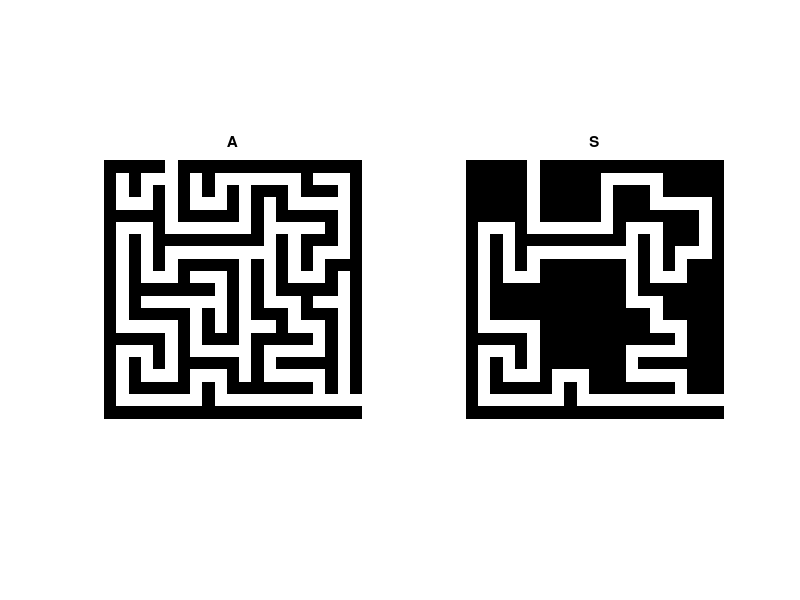
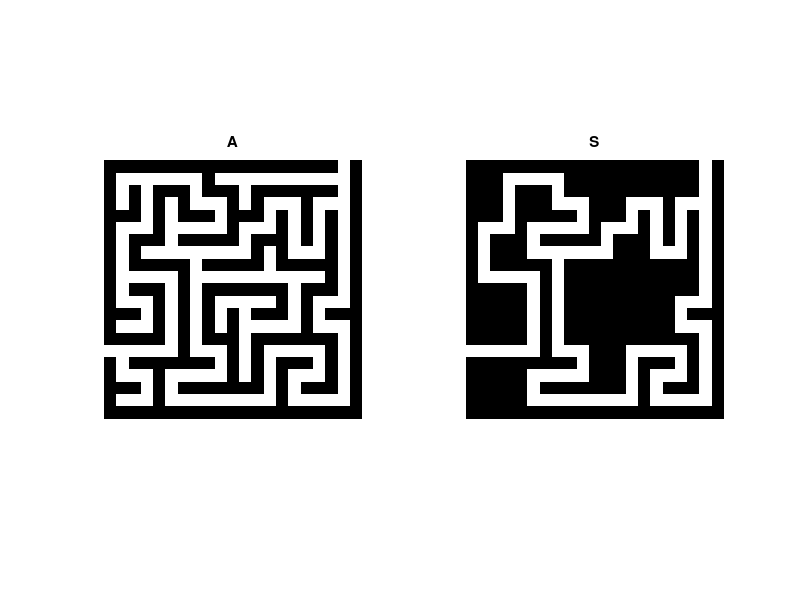
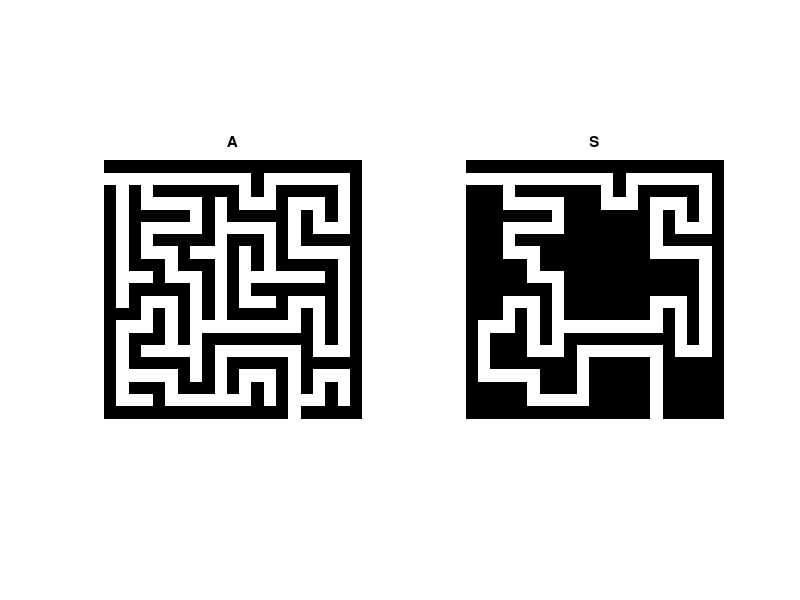
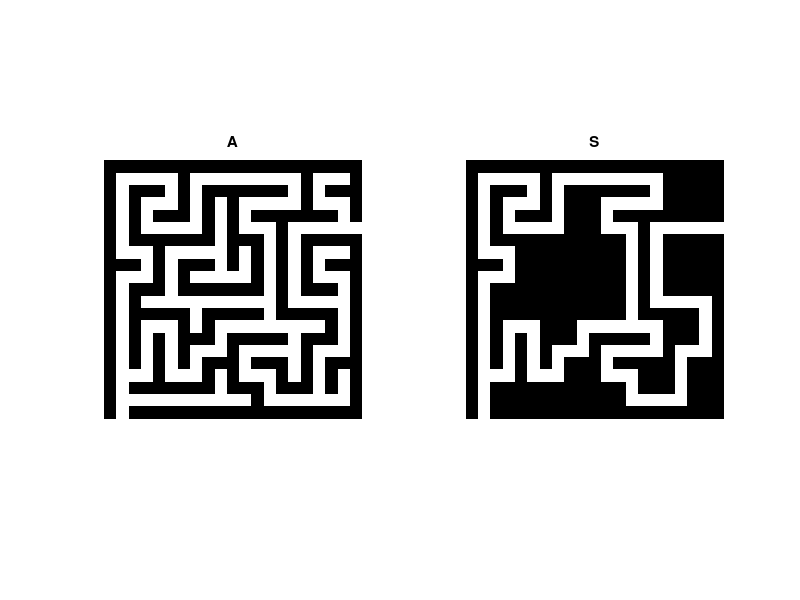

Write MATLAB code to recreate these figures, in order.
%Aula 4
%% TemplateCodeSVPI -------------------------------------------------------
% Name:       Vasco Costa
% Num. Mec:   97746
% Date:       2022/2023
%% Initial configurations
clc % Clear all text from command window
close all % Close all figures previously opened
clear % Clear previous environment variables
%addpath('../lib') % Update yout matlab path (the folder must exist)

list_of_exercises = { %Add, comment or uncomment at will
   'Ex1'
   'Ex2'
   'Ex3'
   'Ex4'
   'Ex5'
   'Ex6'
   'Ex7'
  }; %Defines the exercise to be executed (one or more at a time).
%% Ex1 -------------------------------------------------------------------

exercise = 'Ex1'; % Define the name of the current exercise
if ismember(exercise, list_of_exercises) %... if exer. in list_of_exercises
  disp(['Executing ' exercise ':'])
  clearvars -except list_of_exercises % Delete all previously declared vars
  close all

  cols = 200;
  lins = 200;
  dx = 50;
  dy = 80;
  Z = zeros(cols,lins);
  
  Z(cols/2 - dx/2:cols/2+dx/2 , lins/2-dy/2:lins/2+dy/2) = 1;

  figure(1)
  subplot(1,4,1)
  imshow(Z)
  title('A');
  B = imnoise(Z,'salt & pepper',0.05);
  subplot(1,4,2)
  imshow(B)
  title('B');

  C = filter2(ones(3,3)/9,B);
  subplot(1,4,3)
  imshow(C)
  title('C');
  D = medfilt2(B,[3,3]);
  subplot(1,4,4)
  imshow(D)
  title('D');
end
%% Ex2 -------------------------------------------------------------------

exercise = 'Ex2'; % Define the name of the current exercise
if ismember(exercise, list_of_exercises) %... if exer. in list_of_exercises
  disp(['Executing ' exercise ':'])
  clearvars -except list_of_exercises % Delete all previously declared vars
  close all

  cols = 200;
  lins = 200;
  dx = 50;
  dy = 80;
  Z = zeros(cols,lins);
  rng(0)
  Z(cols/2 - dx/2:cols/2+dx/2 , lins/2-dy/2:lins/2+dy/2) = 1;
  figure(1)
  subplot(1,3,1)
  imshow(Z)
  title('A');
  B = imnoise(Z,'salt & pepper',0.01);
  subplot(1,3,2)
  imshow(B)
  title('B');
  F = [-1 -1 -1; -1 8 -1; -1 -1 -1];
  C = filter2(F,B);
  subplot(1,3,3)
  idx_pos = (C==8);
  idx_neg = (C==-8);
  idx = idx_neg+idx_pos;
  imshow(idx)
  
  number_of_ones = sum(idx(:));
  disp(['Number of points: ', num2str(number_of_ones)])
end
%% Ex3 -------------------------------------------------------------------

exercise = 'Ex3'; % Define the name of the current exercise
if ismember(exercise, list_of_exercises) %... if exer. in list_of_exercises
  disp(['Executing ' exercise ':'])
  clearvars -except list_of_exercises % Delete all previously declared vars
  close all

  cols = 200;
  lins = 200;
  dx = 50;
  dy = 80;
  A = zeros(cols,lins);
  rng(0)
  A(cols/2 - dx/2:cols/2+dx/2 , lins/2-dy/2:lins/2+dy/2) = 1;
  figure(1)
  subplot(1,3,1)
  imshow(A)
  title('A');

  T=imnoise(A,'salt & pepper',0.005);
  F = zeros(3,3,4);
  F(:,:,1) = [1 1 1; 1 -8 1; 1 1 1];
  F(:,:,2) = [1 2 1; 2 -12 2; 1 2 1];
  F(:,:,3) = [-1 1 -1; 1 4 1; -1 1 -1];
  F(:,:,4) = [1 2 3; 4 -100 5; 6 7 8];

  %W = [-8 -12 4 -100];
  %NW = [8 12 0 36];
  W = [F(2,2,1) F(2,2,2) F(2,2,3) F(2,2,4)];
  NW = [sum(sum(F(:,:,1)))-W(1) sum(sum(F(:,:,2)))-W(2) sum(sum(F(:,:,3)))-W(3) sum(sum(F(:,:,4)))-W(4)];
  for n=1:4
      X = filter2(F(:,:,n),T);
      ZW = (X == W(n));
      ZB = (X == NW(n));

      subplot(2,4,n), imshow(ZW) %nnz -> number of nonzero matrix elements
      str = sprintf('Total %d',nnz(ZW));xlabel(str)

      subplot(2,4,4+n), imshow(ZB)
      str = sprintf('Total %d',nnz(ZB));xlabel(str)
      
  end
end
%% Ex4 -------------------------------------------------------------------

exercise = 'Ex4'; % Define the name of the current exercise
if ismember(exercise, list_of_exercises) %... if exer. in list_of_exercises
  disp(['Executing ' exercise ':'])
  clearvars -except list_of_exercises % Delete all previously declared vars
  close all

  A=[
0 0 0 0 0 1 0 0 0 0 0 0 0 0 0 0 0 0 0 0 0
0 1 0 1 1 1 0 1 0 1 1 1 1 1 1 1 0 1 1 1 0
0 1 0 1 0 1 0 1 0 1 0 1 0 0 0 1 0 0 0 1 0
0 1 1 1 0 1 0 1 1 1 0 1 0 1 0 1 1 1 1 1 0
0 0 0 0 0 1 0 0 0 0 0 1 0 1 0 0 0 0 0 1 0
0 1 1 1 0 1 1 1 1 1 1 1 0 1 1 1 1 1 0 1 0
0 1 0 1 0 0 0 0 0 0 0 0 0 1 0 1 0 0 0 1 0
0 1 0 1 0 1 1 1 1 1 1 1 1 1 0 1 0 1 1 1 0
0 1 0 1 0 1 0 0 0 0 0 1 0 1 0 1 0 1 0 0 0
0 1 0 1 1 1 0 1 1 1 0 1 0 1 0 1 1 1 0 1 0
0 1 0 0 0 0 0 0 0 1 0 1 0 1 0 0 0 0 0 1 0
0 1 0 1 1 1 1 1 1 1 0 1 0 1 1 1 0 1 1 1 0
0 1 0 0 0 0 0 1 0 1 0 1 0 0 0 1 0 0 0 1 0
0 1 1 1 1 1 0 1 0 1 0 1 1 1 0 1 1 1 0 1 0
0 0 0 0 0 1 0 1 0 0 0 1 0 0 0 0 0 1 0 1 0
0 1 1 1 0 1 0 1 1 1 1 1 0 1 1 1 1 1 0 1 0
0 1 0 1 0 1 0 0 0 0 0 1 0 1 0 0 0 0 0 1 0
0 1 0 1 1 1 0 1 1 1 0 1 0 1 1 1 1 1 0 1 0
0 1 0 0 0 0 0 1 0 1 0 0 0 0 0 0 0 1 0 1 0
0 1 1 1 1 1 1 1 0 1 1 1 1 1 1 1 1 1 1 1 1
0 0 0 0 0 0 0 0 0 0 0 0 0 0 0 0 0 0 0 0 0
];

subplot(1,3,1)
imshow(A)
title('A')

F = [0 1 0
     1 4 1
     0 1 0];
A2 = filter2(F,A);
subplot(1,3,2)
B = (A2==7);
imshow(B)

subplot(1,3,3)
imshow(A)
hold on
for i=1:length(B)
    for j=1:length(B)
        if(B(j,i))
            plot(i,j,'b*')
        end
    end
end
end
%% Ex5 -------------------------------------------------------------------

exercise = 'Ex5'; % Define the name of the current exercise
if ismember(exercise, list_of_exercises) %... if exer. in list_of_exercises
  disp(['Executing ' exercise ':'])
  clearvars -except list_of_exercises % Delete all previously declared vars
  close all
A=[
0 0 0 0 0 1 0 0 0 0 0 0 0 0 0 0 0 0 0 0 0
0 1 0 1 1 1 0 1 0 1 1 1 1 1 1 1 0 1 1 1 0
0 1 0 1 0 1 0 1 0 1 0 1 0 0 0 1 0 0 0 1 0
0 1 1 1 0 1 0 1 1 1 0 1 0 1 0 1 1 1 1 1 0
0 0 0 0 0 1 0 0 0 0 0 1 0 1 0 0 0 0 0 1 0
0 1 1 1 0 1 1 1 1 1 1 1 0 1 1 1 1 1 0 1 0
0 1 0 1 0 0 0 0 0 0 0 0 0 1 0 1 0 0 0 1 0
0 1 0 1 0 1 1 1 1 1 1 1 1 1 0 1 0 1 1 1 0
0 1 0 1 0 1 0 0 0 0 0 1 0 1 0 1 0 1 0 0 0
0 1 0 1 1 1 0 1 1 1 0 1 0 1 0 1 1 1 0 1 0
0 1 0 0 0 0 0 0 0 1 0 1 0 1 0 0 0 0 0 1 0
0 1 0 1 1 1 1 1 1 1 0 1 0 1 1 1 0 1 1 1 0
0 1 0 0 0 0 0 1 0 1 0 1 0 0 0 1 0 0 0 1 0
0 1 1 1 1 1 0 1 0 1 0 1 1 1 0 1 1 1 0 1 0
0 0 0 0 0 1 0 1 0 0 0 1 0 0 0 0 0 1 0 1 0
0 1 1 1 0 1 0 1 1 1 1 1 0 1 1 1 1 1 0 1 0
0 1 0 1 0 1 0 0 0 0 0 1 0 1 0 0 0 0 0 1 0
0 1 0 1 1 1 0 1 1 1 0 1 0 1 1 1 1 1 0 1 0
0 1 0 0 0 0 0 1 0 1 0 0 0 0 0 0 0 1 0 1 0
0 1 1 1 1 1 1 1 0 1 1 1 1 1 1 1 1 1 1 1 1
0 0 0 0 0 0 0 0 0 0 0 0 0 0 0 0 0 0 0 0 0
];


end
%% Ex6 -------------------------------------------------------------------

% e possivel usar outros filtros e caso se usasse
% F = [0 1 0; 1 1 1; 0 1 0] dava para ambos os casos em que se teria 
% que alterar o valor a visualizar
exercise = 'Ex6'; % Define the name of the current exercise
if ismember(exercise, list_of_exercises) %... if exer. in list_of_exercises
  disp(['Executing ' exercise ':'])
  clearvars -except list_of_exercises % Delete all previously declared vars
  close all

  A=[
0 0 0 0 0 1 0 0 0 0 0 0 0 0 0 0 0 0 0 0 0
0 1 0 1 1 1 0 1 0 1 1 1 1 1 1 1 0 1 1 1 0
0 1 0 1 0 1 0 1 0 1 0 1 0 0 0 1 0 0 0 1 0
0 1 1 1 0 1 0 1 1 1 0 1 0 1 0 1 1 1 1 1 0
0 0 0 0 0 1 0 0 0 0 0 1 0 1 0 0 0 0 0 1 0
0 1 1 1 0 1 1 1 1 1 1 1 0 1 1 1 1 1 0 1 0
0 1 0 1 0 0 0 0 0 0 0 0 0 1 0 1 0 0 0 1 0
0 1 0 1 0 1 1 1 1 1 1 1 1 1 0 1 0 1 1 1 0
0 1 0 1 0 1 0 0 0 0 0 1 0 1 0 1 0 1 0 0 0
0 1 0 1 1 1 0 1 1 1 0 1 0 1 0 1 1 1 0 1 0
0 1 0 0 0 0 0 0 0 1 0 1 0 1 0 0 0 0 0 1 0
0 1 0 1 1 1 1 1 1 1 0 1 0 1 1 1 0 1 1 1 0
0 1 0 0 0 0 0 1 0 1 0 1 0 0 0 1 0 0 0 1 0
0 1 1 1 1 1 0 1 0 1 0 1 1 1 0 1 1 1 0 1 0
0 0 0 0 0 1 0 1 0 0 0 1 0 0 0 0 0 1 0 1 0
0 1 1 1 0 1 0 1 1 1 1 1 0 1 1 1 1 1 0 1 0
0 1 0 1 0 1 0 0 0 0 0 1 0 1 0 0 0 0 0 1 0
0 1 0 1 1 1 0 1 1 1 0 1 0 1 1 1 1 1 0 1 0
0 1 0 0 0 0 0 1 0 1 0 0 0 0 0 0 0 1 0 1 0
0 1 1 1 1 1 1 1 0 1 1 1 1 1 1 1 1 1 1 1 1
0 0 0 0 0 0 0 0 0 0 0 0 0 0 0 0 0 0 0 0 0
];

  subplot(1,3,1)
  imshow(A)
  title('A')

  F =[0 -1 0
      -1 4 -1
      0 -1 0];
  A2 = filter2(F,A);
  subplot(1,3,2)
  B = ( A2 == 3 );
  B(1,:)=0;B(end,:)=0;
  B(:,1)=0;B(:,end)=0;
  imshow(B)

  subplot(1,3,3)
  imshow(A)
  hold on
    for i=1:length(B)
        for j=1:length(B)
            if(B(j,i))
                plot(i,j,'r*')
            end
        end
    end
end

%% Ex7 -------------------------------------------------------------------

exercise = 'Ex7'; % Define the name of the current exercise
if ismember(exercise, list_of_exercises) %... if exer. in list_of_exercises
  disp(['Executing ' exercise ':'])
  clearvars -except list_of_exercises % Delete all previously declared vars
  close all

  for i=1:4
      figure(i)
    A=[
0 0 0 0 0 1 0 0 0 0 0 0 0 0 0 0 0 0 0 0 0
0 1 0 1 1 1 0 1 0 1 1 1 1 1 1 1 0 1 1 1 0
0 1 0 1 0 1 0 1 0 1 0 1 0 0 0 1 0 0 0 1 0
0 1 1 1 0 1 0 1 1 1 0 1 0 1 0 1 1 1 1 1 0
0 0 0 0 0 1 0 0 0 0 0 1 0 1 0 0 0 0 0 1 0
0 1 1 1 0 1 1 1 1 1 1 1 0 1 1 1 1 1 0 1 0
0 1 0 1 0 0 0 0 0 0 0 0 0 1 0 1 0 0 0 1 0
0 1 0 1 0 1 1 1 1 1 1 1 1 1 0 1 0 1 1 1 0
0 1 0 1 0 1 0 0 0 0 0 1 0 1 0 1 0 1 0 0 0
0 1 0 1 1 1 0 1 1 1 0 1 0 1 0 1 1 1 0 1 0
0 1 0 0 0 0 0 0 0 1 0 1 0 1 0 0 0 0 0 1 0
0 1 0 1 1 1 1 1 1 1 0 1 0 1 1 1 0 1 1 1 0
0 1 0 0 0 0 0 1 0 1 0 1 0 0 0 1 0 0 0 1 0
0 1 1 1 1 1 0 1 0 1 0 1 1 1 0 1 1 1 0 1 0
0 0 0 0 0 1 0 1 0 0 0 1 0 0 0 0 0 1 0 1 0
0 1 1 1 0 1 0 1 1 1 1 1 0 1 1 1 1 1 0 1 0
0 1 0 1 0 1 0 0 0 0 0 1 0 1 0 0 0 0 0 1 0
0 1 0 1 1 1 0 1 1 1 0 1 0 1 1 1 1 1 0 1 0
0 1 0 0 0 0 0 1 0 1 0 0 0 0 0 0 0 1 0 1 0
0 1 1 1 1 1 1 1 0 1 1 1 1 1 1 1 1 1 1 1 1
0 0 0 0 0 0 0 0 0 0 0 0 0 0 0 0 0 0 0 0 0
];
A =rot90(A,i-1);
  subplot(1,2,1)
  imshow(A)
  title('A')

  F =[0 -1 0
      -1 4 -1
      0 -1 0];
  num_becos = 100;
  while num_becos ~= 0
    A2 = filter2(F,A);
    B = ( A2 == 3 );
    B(1,:)=0;B(end,:)=0;
    B(:,1)=0;B(:,end)=0;
    A(B) = 0;
    num_becos = sum(B(:));
  end

  subplot(1,2,2)
  imshow(A)
  title('S')
  end
end
